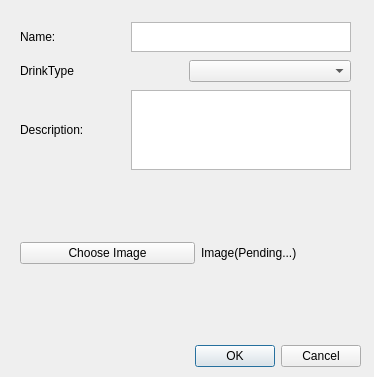
<?xml version="1.0" encoding="UTF-8"?>
<ui version="4.0">
 <class>WindowEdit</class>
 <widget class="QDialog" name="WindowEdit">
  <property name="geometry">
   <rect>
    <x>0</x>
    <y>0</y>
    <width>374</width>
    <height>377</height>
   </rect>
  </property>
  <property name="windowTitle">
   <string>Dialog</string>
  </property>
  <widget class="QDialogButtonBox" name="buttonBox">
   <property name="geometry">
    <rect>
     <x>20</x>
     <y>340</y>
     <width>341</width>
     <height>32</height>
    </rect>
   </property>
   <property name="orientation">
    <enum>Qt::Horizontal</enum>
   </property>
   <property name="standardButtons">
    <set>QDialogButtonBox::Cancel|QDialogButtonBox::Ok</set>
   </property>
  </widget>
  <widget class="QWidget" name="verticalLayoutWidget">
   <property name="geometry">
    <rect>
     <x>20</x>
     <y>20</y>
     <width>331</width>
     <height>311</height>
    </rect>
   </property>
   <layout class="QVBoxLayout" name="verticalLayout">
    <item>
     <layout class="QHBoxLayout" name="horizontalLayout_2">
      <item>
       <widget class="QLabel" name="label">
        <property name="text">
         <string>Name: </string>
        </property>
       </widget>
      </item>
      <item>
       <widget class="QTextEdit" name="name">
        <property name="maximumSize">
         <size>
          <width>220</width>
          <height>30</height>
         </size>
        </property>
       </widget>
      </item>
     </layout>
    </item>
    <item>
     <layout class="QHBoxLayout" name="horizontalLayout">
      <item>
       <widget class="QLabel" name="label_4">
        <property name="text">
         <string>DrinkType</string>
        </property>
       </widget>
      </item>
      <item>
       <widget class="QComboBox" name="drinks_types"/>
      </item>
     </layout>
    </item>
    <item>
     <layout class="QHBoxLayout" name="horizontalLayout_3">
      <item>
       <widget class="QLabel" name="label_2">
        <property name="text">
         <string>Description: </string>
        </property>
       </widget>
      </item>
      <item>
       <widget class="QTextEdit" name="description">
        <property name="maximumSize">
         <size>
          <width>220</width>
          <height>80</height>
         </size>
        </property>
       </widget>
      </item>
     </layout>
    </item>
    <item>
     <layout class="QHBoxLayout" name="horizontalLayout_4">
      <item>
       <widget class="QPushButton" name="pushButton">
        <property name="text">
         <string>Choose Image</string>
        </property>
       </widget>
      </item>
      <item>
       <widget class="QLabel" name="photo">
        <property name="minimumSize">
         <size>
          <width>150</width>
          <height>150</height>
         </size>
        </property>
        <property name="maximumSize">
         <size>
          <width>150</width>
          <height>150</height>
         </size>
        </property>
        <property name="text">
         <string>Image(Pending...)</string>
        </property>
       </widget>
      </item>
     </layout>
    </item>
   </layout>
  </widget>
 </widget>
 <resources/>
 <connections>
  <connection>
   <sender>buttonBox</sender>
   <signal>accepted()</signal>
   <receiver>WindowEdit</receiver>
   <slot>accept()</slot>
   <hints>
    <hint type="sourcelabel">
     <x>248</x>
     <y>254</y>
    </hint>
    <hint type="destinationlabel">
     <x>157</x>
     <y>274</y>
    </hint>
   </hints>
  </connection>
  <connection>
   <sender>buttonBox</sender>
   <signal>rejected()</signal>
   <receiver>WindowEdit</receiver>
   <slot>reject()</slot>
   <hints>
    <hint type="sourcelabel">
     <x>316</x>
     <y>260</y>
    </hint>
    <hint type="destinationlabel">
     <x>286</x>
     <y>274</y>
    </hint>
   </hints>
  </connection>
 </connections>
</ui>
